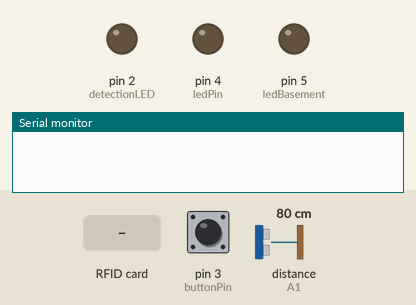
Recording of a sketch running on a simulated Arduino Uno, built with avr-gcc and run on an emulated ATmega328P. Parts: output pins drawn as LEDs (lit = HIGH), the last lines printed to the serial monitor. The test bench sets the inputs (shaded band); at power-on: pin 3 (buttonPin) LOW, distance to the obstacle (sensor on A1) 80 cm. The echo pulse lasts 58.3 µs per cm; pins used as bus, display or sensor lines are not drawn.

Above: at 1.2 s.
1.3 s: pin 3 (buttonPin) pulled HIGH for 0.15 s
At 2.5 s:
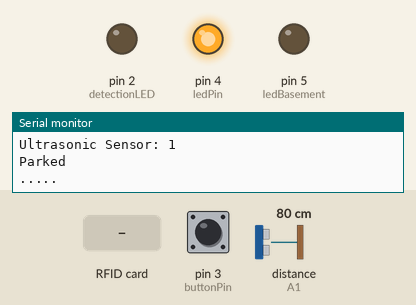
4.4 s: RFID card E3 4B B3 18 held to the reader
5.9 s: RFID card 5E 7A 19 C4 held to the reader
8.9 s: pin 3 (buttonPin) pulled HIGH for 3.2 s
At 14.7 s:
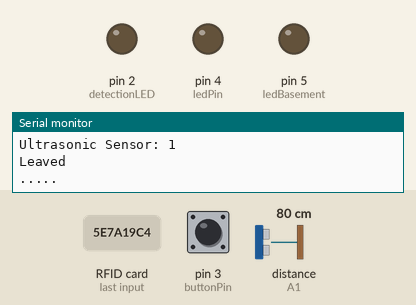
15.0 s: pin 3 (buttonPin) pulled HIGH for 1 s
At 15.4 s:
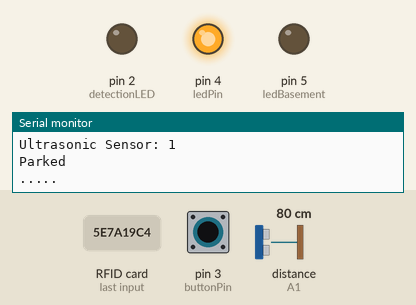
Timing chart, 0 to 19.6 s (numbered marks = the images above; inputs shaded):
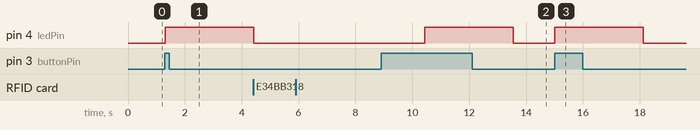

The sketch:

wc_parking_testing.ino
```cpp
#include <SPI.h>
#include <MFRC522.h>

#define SS_PIN 10
#define RST_PIN 9
MFRC522 mfrc522(SS_PIN, RST_PIN);


//FIRST parking slot (ultrasonic and RFID)
int trigPin = A0;
int echoPin = A1;
int detectionLED = 2;
long distance;
int var = 0;
int varr = 0;


////////////////////////////////////
//SECOND parking slot(button-DEMO)//
////////////////////////////////////
const int buttonPin = 3;     // the number of the pushbutton pin
const int ledPin =  4;      // the number of the LED pin
int buttonState = 0;
int secondslot=0;


/////////////////////
//Open New Basement//
/////////////////////
const int ledBasement = 5;
int openbasemnt=0;


///////////////////////////////////////
//Detection of Vehicle Parked in Slot//
///////////////////////////////////////
void ultrasonicSensor()
{
  long duration;
  digitalWrite(trigPin, LOW);
  delayMicroseconds(2);
  digitalWrite(trigPin, HIGH);
  delayMicroseconds(10);
  digitalWrite(trigPin, LOW);
  duration = pulseIn(echoPin, HIGH);
  distance = (duration/2) / 29.1;
  if(distance < 10)
  {
    while(varr<3){
    Serial.print("Ultrasonic Sensor: ");
    Serial.println("1");
    digitalWrite(detectionLED,HIGH);
    //Serial.println("Object detected!");
    delay(1000);
    varr ++;
     if(varr==3)
      {Serial.println("Parked"); varr=0; var=1; break;}
    }
     digitalWrite(detectionLED,LOW);
  }
  else
  {
    digitalWrite(detectionLED,LOW);
  }
}


////////////////////////////////////////////////////////////////////////
//Detection of Vehicle Leaved the Slot or Vechile missing after parked//
////////////////////////////////////////////////////////////////////////
void ultrasonicSensor2()
{
  long duration;
  digitalWrite(trigPin, LOW);
  delayMicroseconds(2);
  digitalWrite(trigPin, HIGH);
  delayMicroseconds(10);
  digitalWrite(trigPin, LOW);
  duration = pulseIn(echoPin, HIGH);
  distance = (duration/2) / 29.1;
  if(distance < 10)
  {
    while(var==1){
    Serial.print("Ultrasonic Sensor: ");
    Serial.println("1");
    digitalWrite(detectionLED,HIGH);
    //Serial.println("Object detected!");
    delay(1000);
    varr ++;
     if(varr==3)
      {Serial.println("Leaved"); varr=0; var=0; break;}
    }
     digitalWrite(detectionLED,LOW);
  }

  else
  {
    {Serial.println("Vechile not detected (ERROR) Pls check!!"); varr=0; var=1;}
    digitalWrite(detectionLED,LOW);
  }
}


///////////////////////////////////////////
//The Main code of the FRIST Parking Slot//
///////////////////////////////////////////
void Parking_Slot(){
   if ( ! mfrc522.PICC_IsNewCardPresent())
  {
    return;
  }
  // Select one of the cards
  if ( ! mfrc522.PICC_ReadCardSerial())
  {
    return;
  }
  //Show UID on serial monitor
  Serial.print("UID tag :");
  String content= "";
  byte letter;
  for (byte i = 0; i < mfrc522.uid.size; i++)
  {
     Serial.print(mfrc522.uid.uidByte[i] < 0x10 ? " 0" : " ");
     Serial.print(mfrc522.uid.uidByte[i], HEX);
     content.concat(String(mfrc522.uid.uidByte[i] < 0x10 ? " 0" : " "));
     content.concat(String(mfrc522.uid.uidByte[i], HEX));
  }
  Serial.println();
  Serial.print("Message : ");
  content.toUpperCase();


 if (content.substring(1) == "E3 4B B3 18" && var==1)
 {
    Serial.println("Authorized access");

    ultrasonicSensor2();

    Serial.println(".....");
    Serial.println();
    content.substring(1) = " ";
    delay(3000);
 }

  else if (content.substring(1) == "E3 4B B3 18") //change here the UID of the card/cards that you want to give access
  {
    Serial.println("Authorized access");

    ultrasonicSensor();

    Serial.println(".....");
    Serial.println();
    content.substring(1) = " ";
    delay(3000);
  }

 else   {
    Serial.println(" Access denied");
    Serial.println(".....");
    Serial.println();
    delay(3000);
  }

}


///////////////////////////////////
//SECOND parking Slot Button DEMO//
///////////////////////////////////
void Second_Parking_Slot()
{
  // read the state of the pushbutton value:
  buttonState = digitalRead(buttonPin);

  // check if the pushbutton is pressed. If it is, the buttonState is HIGH:

  if (buttonState == HIGH && secondslot==1)
  {
    // turn LED on:
    digitalWrite(ledPin, HIGH);
    Serial.println("Demo second parking slot");
    Serial.println("Ultrasonic Sensor: 1");
    Serial.println("Ultrasonic Sensor: 1");
    Serial.println("Ultrasonic Sensor: 1");
    Serial.println("Ultrasonic Sensor: 1");
    Serial.println("Ultrasonic Sensor: 1");
    Serial.println("Leaved");
    Serial.println(".....");
    Serial.println();
    //digitalWrite(ledPin, HIGH);
    secondslot=0;
    delay(3000);
  }


  else if (buttonState == HIGH)
  {
    // turn LED on:
    digitalWrite(ledPin, HIGH);
    Serial.println("Demo second parking slot");
    Serial.println("Ultrasonic Sensor: 1");
    Serial.println("Ultrasonic Sensor: 1");
    Serial.println("Ultrasonic Sensor: 1");
    Serial.println("Ultrasonic Sensor: 1");
    Serial.println("Ultrasonic Sensor: 1");
    Serial.println("Parked");
    Serial.println(".....");
    //digitalWrite(ledPin, HIGH);
    Serial.println();
    secondslot=1;
    delay(3000);
  }


  else {
    // turn LED off:
    digitalWrite(ledPin, LOW);
  }
}


////////////////
//New Basement//
///////////////
void OpenNewBasement()
{

  if(openbasemnt==1)
  {digitalWrite(ledBasement, HIGH);}

  else
  {digitalWrite(ledBasement, LOW);}

}


////////////////////////////////////////////////////////////////////
void setup() {
  // put your setup code here, to run once:

  //setup RFID
  SPI.begin();      // Initiate  SPI bus
  mfrc522.PCD_Init();   // Initiate MFRC522
  Serial.println("Approximate your card to the reader...");
  Serial.println();

  //setup ultrasonic
  pinMode(trigPin, OUTPUT);
  pinMode(echoPin, INPUT);
  pinMode(2, OUTPUT);

  //setup button
  pinMode(ledPin, OUTPUT);
  pinMode(buttonPin, INPUT);

  //setup basement
  pinMode(ledBasement, OUTPUT);

  Serial.begin(9600);
}

void loop() {
  // put your main code here, to run repeatedly:
   //ultrasonicSensor();
   Parking_Slot();
   Second_Parking_Slot();
   OpenNewBasement();

}
```

Measured:
- after the input at 1.3 s, pin 4 (ledPin): LOW → HIGH at once
- after the input at 8.9 s, pin 4 (ledPin): LOW → HIGH after 1.5 s, → LOW 3.1 s later
- after the input at 15.0 s, pin 4 (ledPin): LOW → HIGH at once, → LOW 3.1 s later
